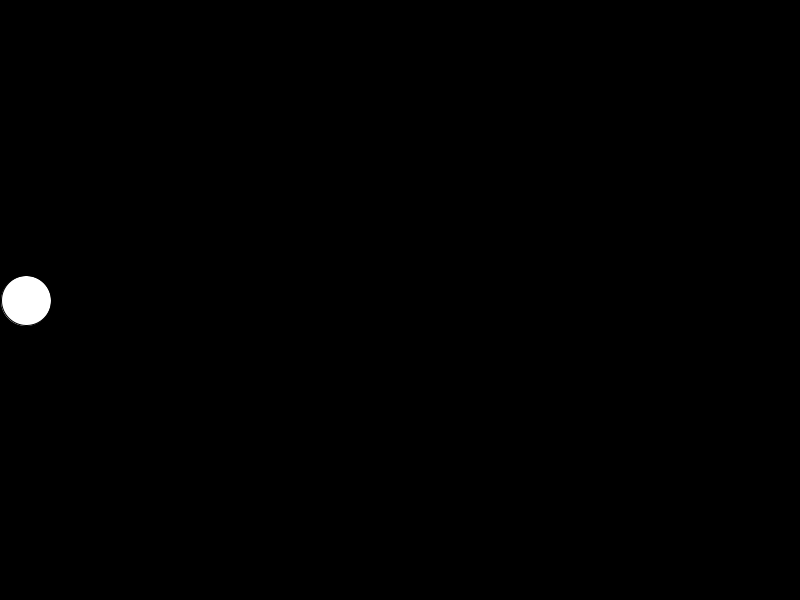
Frame 1 (no input)
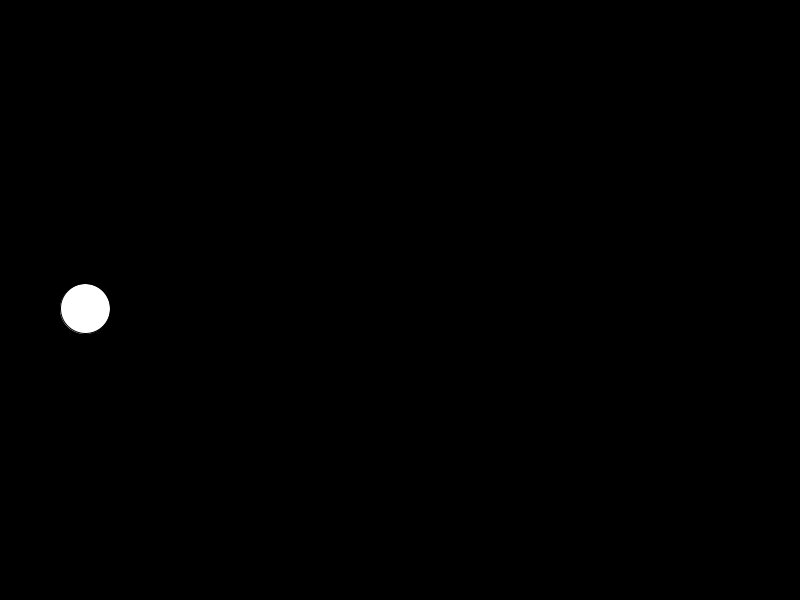
Frame 60 (the mouse pressed at the canvas centre just before this capture)
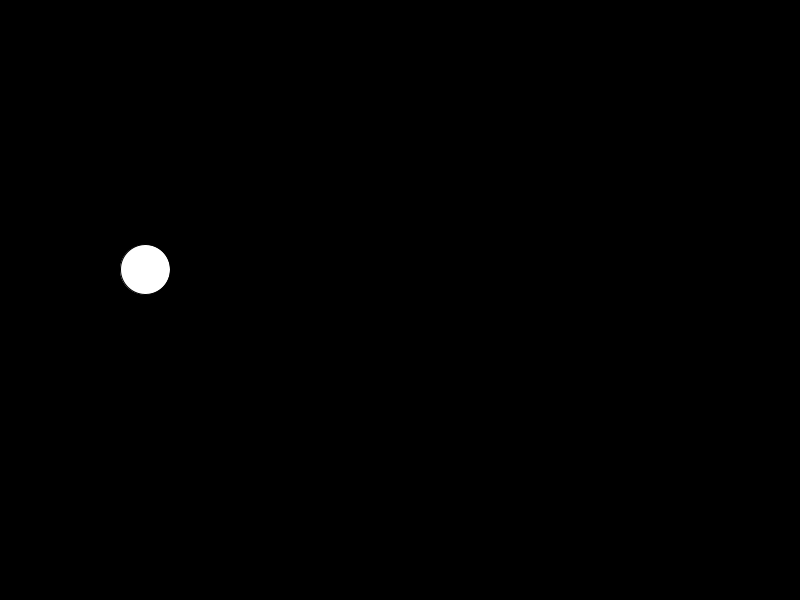
Frame 120 (the mouse held since frame 60 and released just before this capture)

The Processing sketch that drew these frames (run headless with seeded random() and noise(); from frame 60 on, the mouse is pressed at the canvas centre):

// Processing sketch: sketch_11
// ── sketch_11.pde
int size = 50; 
float xPos = size/2, yPos; 
int xDirection = 1; 
float theta; 
float ampl; 

void setup(){
size(800, 600); 

}
void draw(){
background(0); 

theta += 0.05; 

//create boundaries for your xPos 

xPos += xDirection;

if (xPos > width){

  xPos = 0;
}

//use the map function for ampl 

ampl = map(xPos, 0, width, 0, height);

//fix yPos 
yPos = ampl*sin(theta) + height/2; 

fill(255); 
ellipse(xPos, yPos, size, size); 
}
